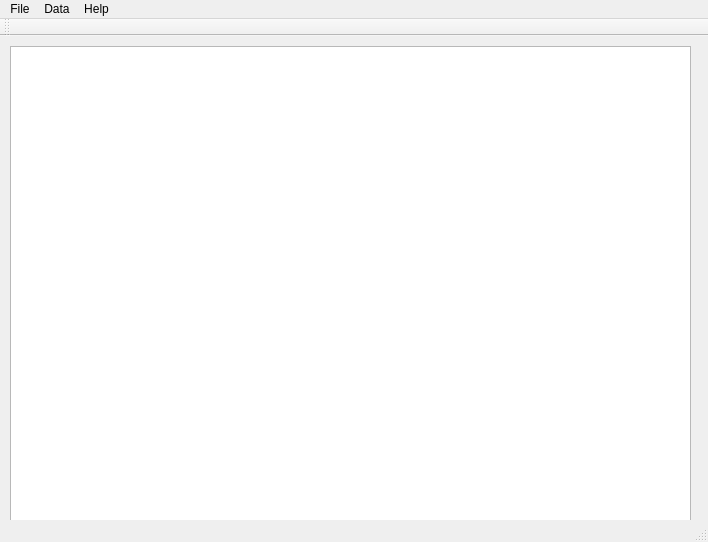
<?xml version="1.0" encoding="UTF-8"?>
<ui version="4.0">
 <class>MainWindow</class>
 <widget class="QMainWindow" name="MainWindow">
  <property name="geometry">
   <rect>
    <x>0</x>
    <y>0</y>
    <width>708</width>
    <height>542</height>
   </rect>
  </property>
  <property name="windowTitle">
   <string>MainWindow</string>
  </property>
  <widget class="QWidget" name="centralWidget">
   <widget class="QTableWidget" name="tableWidget">
    <property name="geometry">
     <rect>
      <x>10</x>
      <y>10</y>
      <width>681</width>
      <height>481</height>
     </rect>
    </property>
   </widget>
  </widget>
  <widget class="QMenuBar" name="menuBar">
   <property name="geometry">
    <rect>
     <x>0</x>
     <y>0</y>
     <width>708</width>
     <height>26</height>
    </rect>
   </property>
   <widget class="QMenu" name="menuFile">
    <property name="title">
     <string>File</string>
    </property>
   </widget>
   <widget class="QMenu" name="menuData">
    <property name="title">
     <string>Data</string>
    </property>
   </widget>
   <widget class="QMenu" name="menuHelp">
    <property name="title">
     <string>Help</string>
    </property>
   </widget>
   <addaction name="menuFile"/>
   <addaction name="menuData"/>
   <addaction name="menuHelp"/>
  </widget>
  <widget class="QToolBar" name="mainToolBar">
   <attribute name="toolBarArea">
    <enum>TopToolBarArea</enum>
   </attribute>
   <attribute name="toolBarBreak">
    <bool>false</bool>
   </attribute>
  </widget>
  <widget class="QStatusBar" name="statusBar"/>
  <action name="actionAdd">
   <property name="text">
    <string>Add...</string>
   </property>
  </action>
 </widget>
 <layoutdefault spacing="6" margin="11"/>
 <resources/>
 <connections>
  <connection>
   <sender>tableWidget</sender>
   <signal>cellClicked(int,int)</signal>
   <receiver>tableWidget</receiver>
   <slot>clear()</slot>
   <hints>
    <hint type="sourcelabel">
     <x>153</x>
     <y>189</y>
    </hint>
    <hint type="destinationlabel">
     <x>148</x>
     <y>236</y>
    </hint>
   </hints>
  </connection>
 </connections>
</ui>
